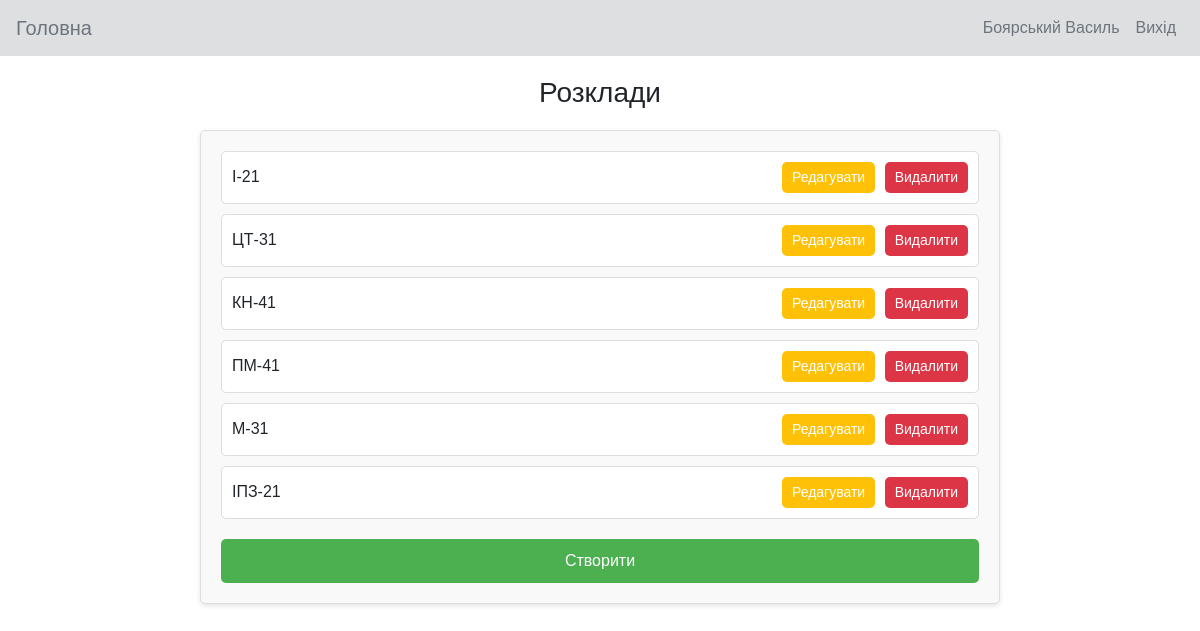
The app's page /control/rozklad/ (signed in) with its own data.
### korustyvach/models.py (models this page shows)
class User(AbstractUser):
    is_vukladach = models.BooleanField(default=False)
    is_admin = models.BooleanField(default=False)
    vukladach=models.ForeignKey(Vukladach,on_delete=models.PROTECT, null=True, blank=True)

### vukladach/models.py (models this page shows)
class Vukladach(models.Model):
    imya=models.CharField("Ім'я", max_length=75)
    prizvusche=models.CharField("Прізвище", max_length=75)
    poBatkovi=models.CharField("По батькові", max_length=75)
    posada=models.CharField("Посада", max_length=175)
    naukovaStupin=models.CharField("Наукова ступінь", max_length=75)
    vcheneZvannya=models.CharField("Вчене звання", max_length=75)
    facultet=models.ForeignKey(Facultys,on_delete=models.PROTECT)
    kafedra=models.ForeignKey(Kafedras,on_delete=models.PROTECT)
    def __str__(self):
        return self.prizvusche + ' ' + self.imya

### rozklad/models.py (models this page shows, shortened)
class Rozklad(models.Model):
    grupa=models.ForeignKey(Groups,on_delete=models.PROTECT)
    facultet=models.ForeignKey(Facultys,on_delete=models.PROTECT)
    ponedilok_1_para = models.ForeignKey(ElementRNP, on_delete=models.PROTECT, null=True, blank=True, related_name="ponedilok_1")
    ponedilok_2_para = models.ForeignKey(ElementRNP, on_delete=models.PROTECT, null=True, blank=True, related_name="ponedilok_2")
    ponedilok_3_para = models.ForeignKey(ElementRNP, on_delete=models.PROTECT, null=True, blank=True, related_name="ponedilok_3")
    ponedilok_4_para = models.ForeignKey(ElementRNP, on_delete=models.PROTECT, null=True, blank=True, related_name="ponedilok_4")
    ponedilok_5_para = models.ForeignKey(ElementRNP, on_delete=models.PROTECT, null=True, blank=True, related_name="ponedilok_5")
    vivtorok_1_para = models.ForeignKey(ElementRNP, on_delete=models.PROTECT, null=True, blank=True, related_name="vivtorok_1")
    vivtorok_2_para = models.ForeignKey(ElementRNP, on_delete=models.PROTECT, null=True, blank=True, related_name="vivtorok_2")
    vivtorok_3_para = models.ForeignKey(ElementRNP, on_delete=models.PROTECT, null=True, blank=True, related_name="vivtorok_3")
    vivtorok_4_para = models.ForeignKey(ElementRNP, on_delete=models.PROTECT, null=True, blank=True, related_name="vivtorok_4")
    vivtorok_5_para = models.ForeignKey(ElementRNP, on_delete=models.PROTECT, null=True, blank=True, related_name="vivtorok_5")
    sereda_1_para = models.ForeignKey(ElementRNP, on_delete=models.PROTECT, null=True, blank=True, related_name="sereda_1")
    sereda_2_para = models.ForeignKey(ElementRNP, on_delete=models.PROTECT, null=True, blank=True, related_name="sereda_2")
    sereda_3_para = models.ForeignKey(ElementRNP, on_delete=models.PROTECT, null=True, blank=True, related_name="sereda_3")
    sereda_4_para = models.ForeignKey(ElementRNP, on_delete=models.PROTECT, null=True, blank=True, related_name="sereda_4")
    sereda_5_para = models.ForeignKey(ElementRNP, on_delete=models.PROTECT, null=True, blank=True, related_name="sereda_5")
    chetver_1_para = models.ForeignKey(ElementRNP, on_delete=models.PROTECT, null=True, blank=True, related_name="chetver_1")
    chetver_2_para = models.ForeignKey(ElementRNP, on_delete=models.PROTECT, null=True, blank=True, related_name="chetver_2")
    chetver_3_para = models.ForeignKey(ElementRNP, on_delete=models.PROTECT, null=True, blank=True, related_name="chetver_3")
    chetver_4_para = models.ForeignKey(ElementRNP, on_delete=models.PROTECT, null=True, blank=True, related_name="chetver_4")
    chetver_5_para = models.ForeignKey(ElementRNP, on_delete=models.PROTECT, null=True, blank=True, related_name="chetver_5")
    pyatnytsya_1_para = models.ForeignKey(ElementRNP, on_delete=models.PROTECT, null=True, blank=True, related_name="pyatnytsya_1")
    pyatnytsya_2_para = models.ForeignKey(ElementRNP, on_delete=models.PROTECT, null=True, blank=True, related_name="pyatnytsya_2")
    pyatnytsya_3_para = models.ForeignKey(ElementRNP, on_delete=models.PROTECT, null=True, blank=True, related_name="pyatnytsya_3")
    pyatnytsya_4_para = models.ForeignKey(ElementRNP, on_delete=models.PROTECT, null=True, blank=True, related_name="pyatnytsya_4")
    pyatnytsya_5_para = models.ForeignKey(ElementRNP, on_delete=models.PROTECT, null=True, blank=True, related_name="pyatnytsya_5")
    subota_1_para = models.ForeignKey(ElementRNP, on_delete=models.PROTECT, null=True, blank=True, related_name="subota_1")
    subota_2_para = models.ForeignKey(ElementRNP, on_delete=models.PROTECT, null=True, blank=True, related_name="subota_2")
    subota_3_para = models.ForeignKey(ElementRNP, on_delete=models.PROTECT, null=True, blank=True, related_name="subota_3")
    subota_4_para = models.ForeignKey(ElementRNP, on_delete=models.PROTECT, null=True, blank=True, related_name="subota_4")
    subota_5_para = models.ForeignKey(ElementRNP, on_delete=models.PROTECT, null=True, blank=True, related_name="subota_5")
    def __str__(self):
        return self.grupa.title

### group/models.py (models this page shows, shortened)
class Groups(models.Model):
    title=models.CharField('Назва', max_length=75)
    titleFull=models.CharField('Повна назва', max_length=150)
    kurs=models.PositiveIntegerField(default=1)
    educational_programs=models.ForeignKey(EducationalPrograms,on_delete=models.PROTECT)
    faculty=models.ForeignKey(Facultys,on_delete=models.PROTECT)

### rozklad/views.py (the view)
# urls.py: path('', RozkladList.as_view(), name='list_rozklad'),
class  RozkladList ( ListView ):
    model = Rozklad
    template_name = "rozklad/rozklad_list.html"
    context_object_name = "rozklads"

### rozklad/templates/rozklad/rozklad_list.html (shortened to what this page needs)
{% extends "main/index.html" %}
{% block content %}
    <main>
        <h1>Розклади</h1>
        <div class="rozklad-container">
            <ul>
                {% for rozklad in rozklads %}
                    <li>
                        <span>{{ rozklad }}</span>
                        <div>
                            <a href="{% url 'update_rozklad' rozklad.id %}">
                                <button class="edit">Редагувати</button>
                            </a>
                            <a href="{% url 'delete_rozklad' rozklad.id %}">
                                <button class="delete">Видалити</button>
                            </a>
                        </div>
                    </li>
                {% endfor %}
            </ul>
            <a href="{% url 'create_rozklad' %}" class="create-button">Створити</a>
        </div>
    </main>
{% endblock content %}

### main/templates/main/index.html (shortened to what this page needs)
{% load static %}
<!DOCTYPE html>
<html lang="en">
<head>
    {% load static %}
    <link rel="stylesheet" href="https://maxcdn.bootstrapcdn.com/bootstrap/4.0.0/css/bootstrap.min.css">
</head>
<body>
    <nav class="navbar navbar-expand-lg ">
        <a class="navbar-brand" href="{% url 'home' %}">Головна</a>
        <div class="collapse navbar-collapse" id="navbarNav">
            <ul class="navbar-nav ml-auto">
                {%if request.user.is_vukladach%}
                <li class="nav-item">
                    <a class="nav-link" href="{% url 'profil' %}">{{request.user.vukladach}}</a>
                </li>
                {%endif%}
                {%if request.user.is_authenticated%}
                <li class="nav-item">
                    <a class="nav-link" href="{% url 'logout_korustyvach' %}">Вихід</a>
                </li>
                {%else%}
                <li class="nav-item">
                    <a class="nav-link" href="{% url 'login_korustyvach' %}">Вхід</a>
                </li>
                {%endif%}
            </ul>
        </div>
    </nav>
    {% block content %}{% endblock %}
</body>
</html>

### main/templates/main/index.html (style rules this page uses)
.navbar { background-color: #dedfe0; }
.navbar .nav-link { color: #6c757d; }
.navbar .navbar-brand { color: #6c757d; }

### rozklad/templates/rozklad/rozklad_list.html (style rules this page uses)
body { font-family: Arial, sans-serif; margin: 0; padding: 0; }
main { padding: 20px; }
h1 { font-size: 28px; text-align: center; margin-bottom: 20px; }
.rozklad-container { max-width: 800px; margin: 0 auto; background-color: #f9f9f9; padding: 20px; border: 1px solid #ddd; border-radius: 5px; box-shadow: 0 2px 5px rgba(0, 0, 0, 0.1); }
.rozklad-container ul { list-style: none; padding: 0; }
.rozklad-container li { display: flex; justify-content: space-between; align-items: center; margin-bottom: 10px; padding: 10px; border: 1px solid #ddd; border-radius: 5px; background-color: #fff; }
.rozklad-container li span { font-size: 16px; }
.rozklad-container button { padding: 5px 10px; border: none; border-radius: 5px; cursor: pointer; font-size: 14px; }
.rozklad-container .edit { background-color: #ffc107; color: #fff; margin-right: 5px; }
.rozklad-container .delete { background-color: #dc3545; color: #fff; }
.create-button { display: block; width: 100%; text-align: center; margin: 20px auto 0; padding: 10px; background-color: #4CAF50; color: white; text-decoration: none; border-radius: 5px; font-size: 16px; }
a { text-decoration: none; color: inherit; }

### records on screen
User: user.vukladach "Боярський Василь"
Rozklad: grupa.title "І-21"
Rozklad: grupa.title "ЦТ-31"
Rozklad: grupa.title "КН-41"
Rozklad: grupa.title "ПМ-41"
Rozklad: grupa.title "М-31"
Rozklad: grupa.title "ІПЗ-21"
